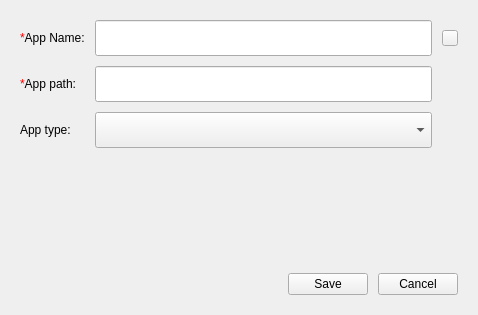
<?xml version="1.0" encoding="UTF-8"?>
<ui version="4.0">
 <class>ContainerAppOperateDialog</class>
 <widget class="QWidget" name="ContainerAppOperateDialog">
  <property name="geometry">
   <rect>
    <x>0</x>
    <y>0</y>
    <width>478</width>
    <height>315</height>
   </rect>
  </property>
  <property name="windowTitle">
   <string>Form</string>
  </property>
  <layout class="QVBoxLayout" name="verticalLayout">
   <property name="spacing">
    <number>0</number>
   </property>
   <property name="leftMargin">
    <number>20</number>
   </property>
   <property name="topMargin">
    <number>20</number>
   </property>
   <property name="rightMargin">
    <number>20</number>
   </property>
   <property name="bottomMargin">
    <number>20</number>
   </property>
   <item>
    <layout class="QGridLayout" name="gridLayout">
     <property name="spacing">
      <number>10</number>
     </property>
     <item row="0" column="2">
      <widget class="ToolTipButton" name="btn_tip_name">
       <property name="minimumSize">
        <size>
         <width>16</width>
         <height>16</height>
        </size>
       </property>
       <property name="maximumSize">
        <size>
         <width>16</width>
         <height>16</height>
        </size>
       </property>
       <property name="focusPolicy">
        <enum>Qt::NoFocus</enum>
       </property>
       <property name="text">
        <string/>
       </property>
      </widget>
     </item>
     <item row="3" column="1">
      <widget class="QLabel" name="label_tip">
       <property name="minimumSize">
        <size>
         <width>0</width>
         <height>36</height>
        </size>
       </property>
       <property name="maximumSize">
        <size>
         <width>16777215</width>
         <height>36</height>
        </size>
       </property>
       <property name="text">
        <string/>
       </property>
      </widget>
     </item>
     <item row="0" column="0">
      <widget class="QLabel" name="label">
       <property name="text">
        <string> &lt;font color=red&gt;*&lt;/font&gt;App Name:</string>
       </property>
      </widget>
     </item>
     <item row="2" column="1">
      <widget class="QComboBox" name="cb_type">
       <property name="minimumSize">
        <size>
         <width>0</width>
         <height>36</height>
        </size>
       </property>
       <property name="maximumSize">
        <size>
         <width>16777215</width>
         <height>36</height>
        </size>
       </property>
      </widget>
     </item>
     <item row="3" column="0">
      <spacer name="verticalSpacer_2">
       <property name="orientation">
        <enum>Qt::Vertical</enum>
       </property>
       <property name="sizeHint" stdset="0">
        <size>
         <width>20</width>
         <height>40</height>
        </size>
       </property>
      </spacer>
     </item>
     <item row="1" column="0">
      <widget class="QLabel" name="label_4">
       <property name="text">
        <string> &lt;font color=red&gt;*&lt;/font&gt;App path:</string>
       </property>
      </widget>
     </item>
     <item row="0" column="1">
      <widget class="QLineEdit" name="lineEdit_name">
       <property name="minimumSize">
        <size>
         <width>0</width>
         <height>36</height>
        </size>
       </property>
       <property name="maximumSize">
        <size>
         <width>16777215</width>
         <height>36</height>
        </size>
       </property>
      </widget>
     </item>
     <item row="1" column="1">
      <widget class="QLineEdit" name="lineEdit_path">
       <property name="minimumSize">
        <size>
         <width>0</width>
         <height>36</height>
        </size>
       </property>
       <property name="maximumSize">
        <size>
         <width>16777215</width>
         <height>36</height>
        </size>
       </property>
      </widget>
     </item>
     <item row="2" column="0">
      <widget class="QLabel" name="label_2">
       <property name="text">
        <string>App type:</string>
       </property>
      </widget>
     </item>
    </layout>
   </item>
   <item>
    <spacer name="verticalSpacer">
     <property name="orientation">
      <enum>Qt::Vertical</enum>
     </property>
     <property name="sizeHint" stdset="0">
      <size>
       <width>20</width>
       <height>86</height>
      </size>
     </property>
    </spacer>
   </item>
   <item>
    <layout class="QHBoxLayout" name="horizontalLayout">
     <property name="spacing">
      <number>10</number>
     </property>
     <item>
      <spacer name="horizontalSpacer">
       <property name="orientation">
        <enum>Qt::Horizontal</enum>
       </property>
       <property name="sizeHint" stdset="0">
        <size>
         <width>40</width>
         <height>20</height>
        </size>
       </property>
      </spacer>
     </item>
     <item>
      <widget class="QPushButton" name="btn_save">
       <property name="text">
        <string>Save</string>
       </property>
      </widget>
     </item>
     <item>
      <widget class="QPushButton" name="btn_cancel">
       <property name="text">
        <string>Cancel</string>
       </property>
      </widget>
     </item>
    </layout>
   </item>
  </layout>
 </widget>
 <customwidgets>
  <customwidget>
   <class>ToolTipButton</class>
   <extends>QToolButton</extends>
   <header location="global">tool-tip-button.h</header>
  </customwidget>
 </customwidgets>
 <tabstops>
  <tabstop>lineEdit_name</tabstop>
  <tabstop>lineEdit_path</tabstop>
  <tabstop>cb_type</tabstop>
  <tabstop>btn_cancel</tabstop>
  <tabstop>btn_save</tabstop>
 </tabstops>
 <resources/>
 <connections/>
</ui>
